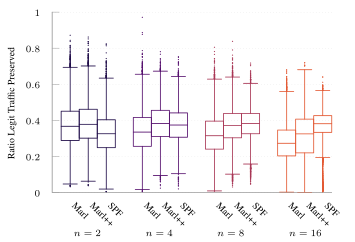

This figure's gnuplot source:
set terminal tikz standalone color size 9cm,6cm font '\scriptsize' preamble '\usepackage{microtype} \usepackage{times} \usepackage[T1]{fontenc} \usepackage{siunitx}\sisetup{detect-all}' createstyle
set output "tcp-box.tex"

#load "parula.pal"
load "inferno.pal"

set style line 102 lc rgb '#a0a0a0' lt 1 lw 1
set style boxplot outliers pointtype 7
set style data boxplot
set border ls 102
set colorbox border 102
set key textcolor rgb "black"
set tics textcolor rgb "black"
set label textcolor rgb "black"

set border 3
set grid y
set xtics nomirror
set xtics rotate by -45
set ytics nomirror

set key autotitle columnhead
set datafile separator ","

#set xlabel "Iteration ($t \\cdot{} \\SI{50}{\\milli\\second}$)"
set ylabel "Ratio Legit Traffic Preserved"

set yrange [0.0:1.0]
set xrange [-1.0:14.5]
set xtics ("Marl" 0.0, \
	"Marl++" 1.0, \
	"SPF" 2.0, \
	"Marl" 4.0, \
	"Marl++" 5.0, \
	"SPF" 6.0, \
	"Marl" 8.0, \
	"Marl++" 9.0, \
	"SPF" 10.0, \
	"Marl" 12.0, \
	"Marl++" 13.0, \
	"SPF" 14.0, \
	) scale 0.0
#set key inside bottom right
set boxwidth 1
unset key
set pointsize 0.1

set label "$n=2$" at graph 0.06,-0.22
set label "$n=4$" at graph 0.317,-0.22
set label "$n=8$" at graph 0.573,-0.22
set label "$n=16$" at graph 0.83,-0.22

plot '../results/online-2-avg-ng.csv' u (0.0):3:(1.0) ls 2 ps .1, \
     '../results/m-tcp-natural-2' u (1.0):3:(1.0) ls 2 ps .1, \
     '../results/spf-tcp-natural-2' u (2.0):3:(1.0) ls 2 ps .1, \
     '../results/online-4-avg-ng.csv' u (4.0):3:(1.0) ls 3 ps .1, \
     '../results/m-tcp-natural-4' u (5.0):3:(1.0) ls 3 ps .1, \
     '../results/spf-tcp-natural-4' u (6.0):3:(1.0) ls 3 ps .1, \
     '../results/online-8-avg-ng.csv' u (8.0):3:(1.0) ls 5 ps .1, \
     '../results/m-tcp-natural-8' u (9.0):3:(1.0) ls 5 ps .1, \
     '../results/spf-tcp-natural-8' u (10.0):3:(1.0) ls 5 ps .1, \
     '../results/online-16-avg-ng.csv' u (12.0):3:(1.0) ls 6 ps .1, \
     '../results/m-tcp-natural-16' u (13.0):3:(1.0) ls 6 ps .1, \
     '../results/spf-tcp-natural-16' u (14.0):3:(1.0) ls 6 ps .1, \

set out
